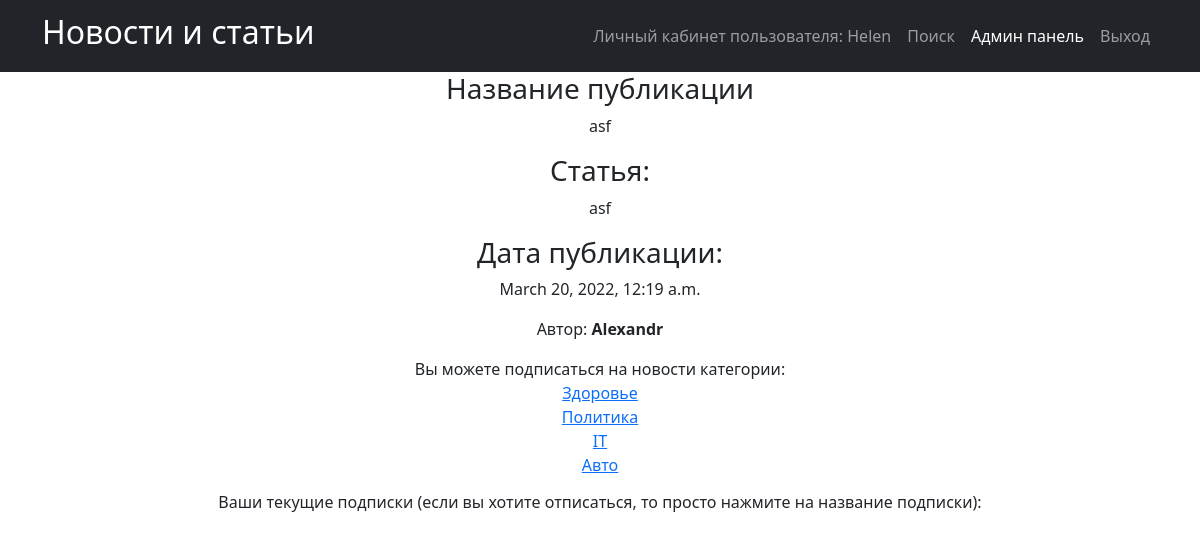
The app's page /news/134 (signed in) with its own data.
### news_portal/models.py (models this page shows, shortened)
class Post(models.Model):
    PostAuthor = models.ForeignKey(Author, on_delete=models.CASCADE)
    NEWS = 'NW'
    ARTICLE = 'AR'
    CATEGORIES = [
        ('NW', 'Новость'),
        ('AR', 'Статья')
    ]
    categoryType = models.CharField(max_length=2, choices=CATEGORIES)
    pubData = models.DateTimeField('дата добавления', auto_now_add=True)
    postCategory = models.ManyToManyField(Category, through='postCategory')
    postTitle = models.CharField('название публикации', max_length=255)
    postText = models.TextField('текст публикации')
    postRating = models.SmallIntegerField('рейтинг публикации', default=0)

class Author(models.Model):
    authorUser = models.OneToOneField(User, on_delete=models.CASCADE)
    authorRating = models.IntegerField(default=0, verbose_name='authorRating')
    def __str__(self):
        return f'{self.authorUser.username}'

class Category(models.Model):
    categoryname = models.CharField('Категория', max_length=64, unique=True)
    subscribers = models.ManyToManyField(User, related_name='subscribers')

### news_portal/views.py (the view)
# urls.py: path('<int:pk>', PostDetailView.as_view(), name='post_detail'),
class PostDetailView(DetailView):
    model = Post
    template_name = 'post_detail.html'
    queryset = Post.objects.all()
    def get_context_data(self, **kwargs):
        context = super().get_context_data(**kwargs)
        id = self.kwargs.get('pk')
        categories = []
        post = Post.objects.get(pk=id)
        for cat in post.postCategory.all():
            if self.request.user in cat.subscribers.all():
                categories.append(cat)
        context['user_category'] = categories
        return context

### news_portal/templatetags/censor.py (called while the page is built)
@register.filter(name='censor')
def censor(value):
    text = value.split()
    for word in text:
        if word.lower() in CENSOR:
            value = value.replace(word, '*' * len(word))
    return value

### templates/post_detail.html (shortened to what this page needs)
{% extends 'flatpages/default.html' %}
{% load censor %}
{% block content %}
 <h3>Название публикации</h3>
    <p>{{  post.postTitle|censor }}</p>
<h3>Статья:</h3>
<p>{{ post.postText|censor }}</p>
<h3>Дата публикации:</h3>
<p>{{ post.pubData }}</p>
    <p>Автор: <b>{{ post.PostAuthor }}</b></p>
{% if request.user.is_authenticated %}
        <p>
            Вы можете подписаться на новости категории:
            {% for category in post.postCategory.all %}
                {% if not category in user_category %}
                    <a href="{% url 'subscribe' category.pk %}"><br>{{ category.categoryname }}</a>
                {% else %}
                    <br>{{ category.categoryname }}
                {% endif %}
            {% endfor %}
          <h6>Ваши текущие подписки (если вы хотите отписаться, то просто нажмите на название подписки):</h6>
</p>
{% endif %}
{% endblock content %}

### templates/flatpages/default.html (shortened to what this page needs)
<!DOCTYPE html>
<html lang="en">
    <head>
        {% load static %}
        <link href="{% static 'css/styles.css' %}" rel="stylesheet" />
    </head>
    <body>
        <nav class="navbar navbar-expand-lg navbar-dark bg-dark">
            <div class="container">
                <a class="navbar-brand" href=/news/><h2>Новости и статьи</h2></a>
                <div class="collapse navbar-collapse" id="navbarSupportedContent">
                    <ul class="navbar-nav ms-auto mb-2 mb-lg-0">
                        <li class="nav-item"><a class="nav-link" href=http://127.0.0.1:8000>Личный кабинет пользователя: {{request.user.username}}</a></li>
                        <li class="nav-item"><a class="nav-link" href=/news/search/>Поиск</a></li>
                        <li class="nav-item"><a class="nav-link active" aria-current="page" href=/admin/>Админ панель</a></li>
                        <li class="nav-item"><a class="nav-link" href=/sign/logout/>Выход</a></li>
                            </ul>
                </div>
            </div>
        </nav>
        <div class="container">
           <div class="row">
               <div class="col-lg-12 text-center">
                   {% block content %}{% endblock content %}
               </div>
           </div>
        </div>
    </body>
</html>

### records on screen
Post: postTitle|censor "asf", postText|censor "asf", pubData "March 20, 2022, 12:19 a.m.", PostAuthor "Alexandr"
Category: categoryname "Здоровье"
Category: categoryname "Политика"
Category: categoryname "IT"
Category: categoryname "Авто"

### other values on screen
{{ request.user.username }} "Helen"
